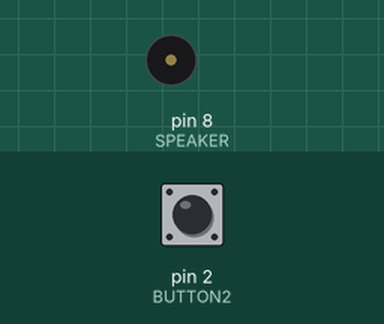
Simulated run of this sketch. Board: Arduino Uno, built with avr-gcc and run on an emulated ATmega328P. Parts: buzzer (waves = sounding). Inputs (shaded band) come from the test bench; at power-on: pin 2 (BUTTON2) LOW. What the sketch prints to the serial monitor is not drawn.

Above: at 1.2 s.
1.3 s: pin 2 (BUTTON2) pulled HIGH for 0.15 s
At 6.0 s:
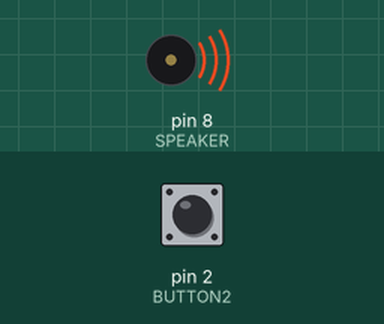
Timing chart, 0 to 7.7 s (numbered marks = the images above; inputs shaded):
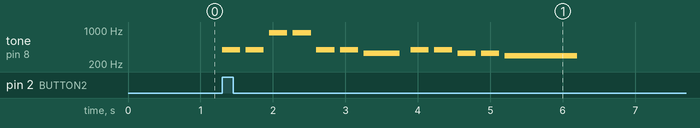

Measured:
- after the input at 1.3 s, tone on pin 8 (SPEAKER): plays 392 Hz for 0.25 s, 392 Hz for 0.25 s, 880 Hz for 0.25 s, 880 Hz for 0.25 s, 392 Hz for 0.25 s, 392 Hz for 0.25 s … (12 notes in this stretch), starting at once

The sketch:

test11piezoSpeaker3schoolsong.ino
```cpp
#include <stdio.h>
#include "pitches.h"
#define BUTTON2 2
#define SPEAKER 8
int melody[] = {
  NOTE_G4, NOTE_G4,//솔,솔
  NOTE_A5, NOTE_A5,//라,라
  NOTE_G4, NOTE_G4,//솔,솔
  NOTE_E4, //미
  NOTE_G4, NOTE_G4,//솔,솔
  NOTE_E4, NOTE_E4,//미,미
  NOTE_D4,//레
  0
};
int noteDurations[] = {
  4,4,
  4,4,
  4,4,
  2,
  4,4,
  4,4,
  1
};
void setup() {
  Serial.begin(19200);
  Serial.print("setup()....");
  pinMode(BUTTON2,INPUT);
}
void loop() {
  Serial.write("loop()..\n");
  if(digitalRead(BUTTON2)){
    for(int thisNote = 0; thisNote<13;thisNote++){
      int noteDuration = 1000/noteDurations[thisNote];
      tone(SPEAKER,melody[thisNote],noteDuration);
      int pauseBetweenNotes = noteDuration * 1.30;
      delay(pauseBetweenNotes);
      noTone(SPEAKER);
    }
  }
}
```

pitches.h
```cpp
/*************************************************
 * Public Constants
 *************************************************/

#define NOTE_B0  31
#define NOTE_C1  33
#define NOTE_CS1 35
#define NOTE_D1  37
#define NOTE_DS1 39
#define NOTE_E1  41
#define NOTE_F1  44
#define NOTE_FS1 46
#define NOTE_G1  49
#define NOTE_GS1 52
#define NOTE_A1  55
#define NOTE_AS1 58
#define NOTE_B1  62
#define NOTE_C2  65
#define NOTE_CS2 69
#define NOTE_D2  73
#define NOTE_DS2 78
#define NOTE_E2  82
#define NOTE_F2  87
#define NOTE_FS2 93
#define NOTE_G2  98
#define NOTE_GS2 104
#define NOTE_A2  110
#define NOTE_AS2 117
#define NOTE_B2  123
#define NOTE_C3  131
#define NOTE_CS3 139
#define NOTE_D3  147
#define NOTE_DS3 156
#define NOTE_E3  165
#define NOTE_F3  175
#define NOTE_FS3 185
#define NOTE_G3  196
#define NOTE_GS3 208
#define NOTE_A3  220
#define NOTE_AS3 233
#define NOTE_B3  247
#define NOTE_C4  262
#define NOTE_CS4 277
#define NOTE_D4  294
#define NOTE_DS4 311
#define NOTE_E4  330
#define NOTE_F4  349
#define NOTE_FS4 370
#define NOTE_G4  392
#define NOTE_GS4 415
#define NOTE_A4  440
#define NOTE_AS4 466
#define NOTE_B4  494
#define NOTE_C5  523
#define NOTE_CS5 554
#define NOTE_D5  587
#define NOTE_DS5 622
#define NOTE_E5  659
#define NOTE_F5  698
#define NOTE_FS5 740
#define NOTE_G5  784
#define NOTE_GS5 831
#define NOTE_A5  880
#define NOTE_AS5 932
#define NOTE_B5  988
#define NOTE_C6  1047
#define NOTE_CS6 1109
#define NOTE_D6  1175
#define NOTE_DS6 1245
#define NOTE_E6  1319
#define NOTE_F6  1397
#define NOTE_FS6 1480
#define NOTE_G6  1568
#define NOTE_GS6 1661
#define NOTE_A6  1760
#define NOTE_AS6 1865
#define NOTE_B6  1976
#define NOTE_C7  2093
#define NOTE_CS7 2217
#define NOTE_D7  2349
#define NOTE_DS7 2489
#define NOTE_E7  2637
#define NOTE_F7  2794
#define NOTE_FS7 2960
#define NOTE_G7  3136
#define NOTE_GS7 3322
#define NOTE_A7  3520
#define NOTE_AS7 3729
#define NOTE_B7  3951
#define NOTE_C8  4186
#define NOTE_CS8 4435
#define NOTE_D8  4699
#define NOTE_DS8 4978
```
